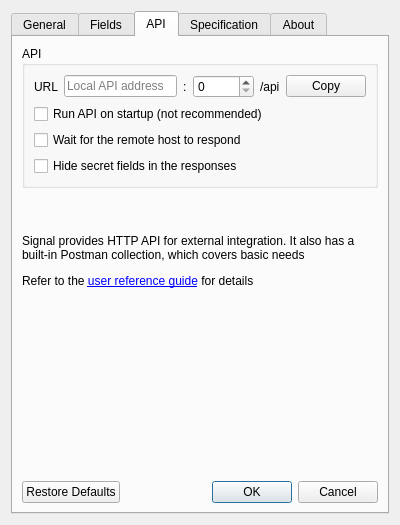
<?xml version="1.0" encoding="UTF-8"?>
<ui version="4.0">
 <class>SettingsWindow</class>
 <widget class="QDialog" name="SettingsWindow">
  <property name="geometry">
   <rect>
    <x>0</x>
    <y>0</y>
    <width>400</width>
    <height>525</height>
   </rect>
  </property>
  <property name="sizePolicy">
   <sizepolicy hsizetype="Fixed" vsizetype="Fixed">
    <horstretch>0</horstretch>
    <verstretch>0</verstretch>
   </sizepolicy>
  </property>
  <property name="minimumSize">
   <size>
    <width>400</width>
    <height>525</height>
   </size>
  </property>
  <property name="maximumSize">
   <size>
    <width>400</width>
    <height>525</height>
   </size>
  </property>
  <property name="windowTitle">
   <string>Signal | Configuration</string>
  </property>
  <layout class="QGridLayout" name="gridLayout">
   <item row="0" column="0">
    <widget class="QTabWidget" name="MainTabs">
     <property name="currentIndex">
      <number>2</number>
     </property>
     <widget class="QWidget" name="General">
      <attribute name="title">
       <string>General</string>
      </attribute>
      <layout class="QVBoxLayout" name="verticalLayout">
       <item>
        <widget class="QGroupBox" name="ConnectionBox">
         <property name="title">
          <string>Remote host</string>
         </property>
         <layout class="QGridLayout" name="gridLayout_2">
          <item row="1" column="0">
           <layout class="QHBoxLayout" name="horizontalLayout_6">
            <item>
             <widget class="QCheckBox" name="HeaderLengthMode">
              <property name="text">
               <string>ISO Message header length</string>
              </property>
             </widget>
            </item>
            <item>
             <widget class="QSpinBox" name="HeaderLength">
              <property name="minimumSize">
               <size>
                <width>80</width>
                <height>0</height>
               </size>
              </property>
              <property name="maximumSize">
               <size>
                <width>55</width>
                <height>16777215</height>
               </size>
              </property>
              <property name="whatsThis">
               <string>Usually 2 or 4</string>
              </property>
              <property name="inputMethodHints">
               <set>Qt::ImhNone</set>
              </property>
              <property name="readOnly">
               <bool>false</bool>
              </property>
              <property name="buttonSymbols">
               <enum>QAbstractSpinBox::UpDownArrows</enum>
              </property>
              <property name="keyboardTracking">
               <bool>false</bool>
              </property>
              <property name="showGroupSeparator" stdset="0">
               <bool>false</bool>
              </property>
              <property name="suffix">
               <string> bytes</string>
              </property>
              <property name="prefix">
               <string/>
              </property>
              <property name="minimum">
               <number>2</number>
              </property>
              <property name="maximum">
               <number>64</number>
              </property>
              <property name="singleStep">
               <number>2</number>
              </property>
              <property name="value">
               <number>2</number>
              </property>
             </widget>
            </item>
           </layout>
          </item>
          <item row="2" column="0">
           <layout class="QHBoxLayout" name="horizontalLayout_3">
            <item>
             <widget class="QCheckBox" name="KeepAliveMode">
              <property name="text">
               <string>Keep-Alive message interval </string>
              </property>
             </widget>
            </item>
            <item>
             <widget class="QSpinBox" name="KeepAliveInterval">
              <property name="minimumSize">
               <size>
                <width>80</width>
                <height>20</height>
               </size>
              </property>
              <property name="maximumSize">
               <size>
                <width>55</width>
                <height>20</height>
               </size>
              </property>
              <property name="buttonSymbols">
               <enum>QAbstractSpinBox::UpDownArrows</enum>
              </property>
              <property name="keyboardTracking">
               <bool>true</bool>
              </property>
              <property name="showGroupSeparator" stdset="0">
               <bool>false</bool>
              </property>
              <property name="suffix">
               <string> sec</string>
              </property>
              <property name="minimum">
               <number>1</number>
              </property>
              <property name="maximum">
               <number>1000</number>
              </property>
              <property name="value">
               <number>300</number>
              </property>
              <property name="displayIntegerBase">
               <number>10</number>
              </property>
             </widget>
            </item>
           </layout>
          </item>
          <item row="0" column="0">
           <layout class="QHBoxLayout" name="horizontalLayout_2">
            <item>
             <widget class="QLabel" name="IpLabel">
              <property name="text">
               <string>IP</string>
              </property>
             </widget>
            </item>
            <item>
             <widget class="QLineEdit" name="SvAddress">
              <property name="placeholderText">
               <string>Hostname or address</string>
              </property>
             </widget>
            </item>
            <item>
             <widget class="QLabel" name="PortLabel">
              <property name="text">
               <string>:</string>
              </property>
             </widget>
            </item>
            <item>
             <widget class="QSpinBox" name="SvPort">
              <property name="minimumSize">
               <size>
                <width>80</width>
                <height>0</height>
               </size>
              </property>
              <property name="maximum">
               <number>65535</number>
              </property>
             </widget>
            </item>
           </layout>
          </item>
         </layout>
        </widget>
       </item>
       <item>
        <widget class="QGroupBox" name="LogBox">
         <property name="palette">
          <palette>
           <active>
            <colorrole role="Base">
             <brush brushstyle="SolidPattern">
              <color alpha="255">
               <red>255</red>
               <green>255</green>
               <blue>255</blue>
              </color>
             </brush>
            </colorrole>
            <colorrole role="Window">
             <brush brushstyle="SolidPattern">
              <color alpha="255">
               <red>0</red>
               <green>0</green>
               <blue>255</blue>
              </color>
             </brush>
            </colorrole>
           </active>
           <inactive>
            <colorrole role="Base">
             <brush brushstyle="SolidPattern">
              <color alpha="255">
               <red>255</red>
               <green>255</green>
               <blue>255</blue>
              </color>
             </brush>
            </colorrole>
            <colorrole role="Window">
             <brush brushstyle="SolidPattern">
              <color alpha="255">
               <red>0</red>
               <green>0</green>
               <blue>255</blue>
              </color>
             </brush>
            </colorrole>
           </inactive>
           <disabled>
            <colorrole role="Base">
             <brush brushstyle="SolidPattern">
              <color alpha="255">
               <red>0</red>
               <green>0</green>
               <blue>255</blue>
              </color>
             </brush>
            </colorrole>
            <colorrole role="Window">
             <brush brushstyle="SolidPattern">
              <color alpha="255">
               <red>0</red>
               <green>0</green>
               <blue>255</blue>
              </color>
             </brush>
            </colorrole>
           </disabled>
          </palette>
         </property>
         <property name="title">
          <string>Log</string>
         </property>
         <layout class="QGridLayout" name="gridLayout_6">
          <item row="4" column="0">
           <widget class="QCheckBox" name="ClearLog">
            <property name="text">
             <string>Clear log before sent message</string>
            </property>
           </widget>
          </item>
          <item row="0" column="0">
           <layout class="QHBoxLayout" name="horizontalLayout_4">
            <item>
             <widget class="QLabel" name="label_4">
              <property name="text">
               <string>Debug level</string>
              </property>
             </widget>
            </item>
            <item>
             <spacer name="horizontalSpacer_2">
              <property name="orientation">
               <enum>Qt::Horizontal</enum>
              </property>
              <property name="sizeHint" stdset="0">
               <size>
                <width>40</width>
                <height>20</height>
               </size>
              </property>
             </spacer>
            </item>
            <item>
             <widget class="QComboBox" name="DebugLevel"/>
            </item>
           </layout>
          </item>
          <item row="3" column="0">
           <layout class="QHBoxLayout" name="horizontalLayout_10">
            <item>
             <widget class="QLabel" name="LogBackupLabel">
              <property name="text">
               <string>Logfile backup storage depth</string>
              </property>
             </widget>
            </item>
            <item>
             <spacer name="horizontalSpacer_7">
              <property name="orientation">
               <enum>Qt::Horizontal</enum>
              </property>
              <property name="sizeHint" stdset="0">
               <size>
                <width>40</width>
                <height>20</height>
               </size>
              </property>
             </spacer>
            </item>
            <item>
             <widget class="QSpinBox" name="LogStorageDepth">
              <property name="maximum">
               <number>999</number>
              </property>
             </widget>
            </item>
           </layout>
          </item>
          <item row="2" column="0">
           <widget class="QCheckBox" name="ParseSubfields">
            <property name="text">
             <string>Parse subfields</string>
            </property>
           </widget>
          </item>
          <item row="5" column="0">
           <widget class="QCheckBox" name="ReduceKeepAlive">
            <property name="text">
             <string>Do not display Keep-Alive in log</string>
            </property>
           </widget>
          </item>
         </layout>
        </widget>
       </item>
       <item>
        <widget class="QGroupBox" name="OnStartupBox">
         <property name="title">
          <string>On startup</string>
         </property>
         <layout class="QVBoxLayout" name="verticalLayout_5">
          <item>
           <widget class="QCheckBox" name="ConnectOnStartup">
            <property name="text">
             <string>Open connection</string>
            </property>
           </widget>
          </item>
          <item>
           <widget class="QCheckBox" name="ProcessDefaultDump">
            <property name="text">
             <string>Process default file</string>
            </property>
           </widget>
          </item>
          <item>
           <widget class="QCheckBox" name="LoadSpec">
            <property name="text">
             <string>Load remote specification</string>
            </property>
           </widget>
          </item>
          <item>
           <widget class="QCheckBox" name="ShowLicense">
            <property name="text">
             <string>Show license dialog</string>
            </property>
           </widget>
          </item>
         </layout>
        </widget>
       </item>
       <item>
        <spacer name="verticalSpacer_2">
         <property name="orientation">
          <enum>Qt::Vertical</enum>
         </property>
         <property name="sizeHint" stdset="0">
          <size>
           <width>20</width>
           <height>40</height>
          </size>
         </property>
        </spacer>
       </item>
       <item>
        <widget class="QDialogButtonBox" name="GeneralButtonBox">
         <property name="standardButtons">
          <set>QDialogButtonBox::Cancel|QDialogButtonBox::Ok|QDialogButtonBox::RestoreDefaults</set>
         </property>
        </widget>
       </item>
      </layout>
     </widget>
     <widget class="QWidget" name="Fields">
      <attribute name="title">
       <string>Fields</string>
      </attribute>
      <layout class="QGridLayout" name="gridLayout_7">
       <item row="2" column="0">
        <spacer name="verticalSpacer">
         <property name="orientation">
          <enum>Qt::Vertical</enum>
         </property>
         <property name="sizeHint" stdset="0">
          <size>
           <width>20</width>
           <height>40</height>
          </size>
         </property>
        </spacer>
       </item>
       <item row="1" column="0">
        <widget class="QGroupBox" name="groupBox">
         <property name="title">
          <string>Validation</string>
         </property>
         <layout class="QGridLayout" name="gridLayout_3">
          <item row="0" column="0">
           <widget class="QCheckBox" name="ValidationEnabled">
            <property name="text">
             <string>Data validation enabled </string>
            </property>
           </widget>
          </item>
          <item row="2" column="0">
           <widget class="QCheckBox" name="ValidateOutgoing">
            <property name="text">
             <string>Outgoing messages validation</string>
            </property>
           </widget>
          </item>
          <item row="7" column="0">
           <layout class="QHBoxLayout" name="horizontalLayout_9">
            <item>
             <widget class="QLabel" name="ValidationModeLabel">
              <property name="text">
               <string>Violation processing mode</string>
              </property>
             </widget>
            </item>
            <item>
             <spacer name="horizontalSpacer_5">
              <property name="orientation">
               <enum>Qt::Horizontal</enum>
              </property>
              <property name="sizeHint" stdset="0">
               <size>
                <width>40</width>
                <height>20</height>
               </size>
              </property>
             </spacer>
            </item>
            <item>
             <widget class="QComboBox" name="ValidationReaction">
              <item>
               <property name="text">
                <string>ERROR</string>
               </property>
              </item>
              <item>
               <property name="text">
                <string>WARNING</string>
               </property>
              </item>
              <item>
               <property name="text">
                <string>FLEXIBLE</string>
               </property>
              </item>
             </widget>
            </item>
           </layout>
          </item>
          <item row="1" column="0">
           <widget class="QCheckBox" name="ValidateWindow">
            <property name="text">
             <string>Window fields validation</string>
            </property>
           </widget>
          </item>
          <item row="3" column="0">
           <widget class="QCheckBox" name="ValidateIncoming">
            <property name="text">
             <string>Incoming messages validation</string>
            </property>
           </widget>
          </item>
         </layout>
        </widget>
       </item>
       <item row="0" column="0">
        <widget class="QGroupBox" name="FieldsBox">
         <property name="inputMethodHints">
          <set>Qt::ImhDigitsOnly</set>
         </property>
         <property name="title">
          <string>Fields</string>
         </property>
         <layout class="QGridLayout" name="gridLayout_5">
          <item row="5" column="0">
           <widget class="QCheckBox" name="ManualInputMode">
            <property name="text">
             <string>Fields data manual entry mode</string>
            </property>
           </widget>
          </item>
          <item row="3" column="0">
           <widget class="QCheckBox" name="JsonMode">
            <property name="text">
             <string>JSON-like fields representation </string>
            </property>
           </widget>
          </item>
          <item row="4" column="0">
           <widget class="QCheckBox" name="HideSecrets">
            <property name="text">
             <string>Hide secret fields</string>
            </property>
           </widget>
          </item>
          <item row="1" column="0">
           <widget class="QCheckBox" name="SendInternalId">
            <property name="text">
             <string>Send internal transaction ID to Host</string>
            </property>
           </widget>
          </item>
          <item row="0" column="0">
           <layout class="QHBoxLayout" name="horizontalLayout">
            <item>
             <widget class="QCheckBox" name="MaxAmountBox">
              <property name="text">
               <string>Max generated amount</string>
              </property>
             </widget>
            </item>
            <item>
             <spacer name="horizontalSpacer_6">
              <property name="orientation">
               <enum>Qt::Horizontal</enum>
              </property>
              <property name="sizeHint" stdset="0">
               <size>
                <width>40</width>
                <height>20</height>
               </size>
              </property>
             </spacer>
            </item>
            <item>
             <widget class="QComboBox" name="MaxAmount">
              <property name="inputMethodHints">
               <set>Qt::ImhDigitsOnly</set>
              </property>
              <property name="editable">
               <bool>false</bool>
              </property>
              <item>
               <property name="text">
                <string>100</string>
               </property>
              </item>
              <item>
               <property name="text">
                <string>500</string>
               </property>
              </item>
              <item>
               <property name="text">
                <string>1500</string>
               </property>
              </item>
              <item>
               <property name="text">
                <string>10000</string>
               </property>
              </item>
              <item>
               <property name="text">
                <string>100000</string>
               </property>
              </item>
             </widget>
            </item>
           </layout>
          </item>
          <item row="2" column="0">
           <widget class="QCheckBox" name="BuildFld90">
            <property name="text">
             <string>Build field 90 in reversal</string>
            </property>
           </widget>
          </item>
         </layout>
        </widget>
       </item>
       <item row="3" column="0">
        <widget class="QDialogButtonBox" name="FieldsButtonBox">
         <property name="standardButtons">
          <set>QDialogButtonBox::Cancel|QDialogButtonBox::Ok|QDialogButtonBox::RestoreDefaults</set>
         </property>
        </widget>
       </item>
      </layout>
     </widget>
     <widget class="QWidget" name="API">
      <attribute name="title">
       <string>API</string>
      </attribute>
      <layout class="QVBoxLayout" name="verticalLayout_3">
       <item>
        <widget class="QGroupBox" name="ApiBox">
         <property name="title">
          <string>API</string>
         </property>
         <layout class="QGridLayout" name="gridLayout_9">
          <item row="0" column="0">
           <layout class="QHBoxLayout" name="horizontalLayout_5">
            <item>
             <widget class="QLabel" name="label_2">
              <property name="text">
               <string>URL</string>
              </property>
             </widget>
            </item>
            <item>
             <widget class="QLineEdit" name="ApiAddress">
              <property name="readOnly">
               <bool>true</bool>
              </property>
              <property name="placeholderText">
               <string>Local API address</string>
              </property>
             </widget>
            </item>
            <item>
             <widget class="QLabel" name="PortLabel_2">
              <property name="text">
               <string>:</string>
              </property>
             </widget>
            </item>
            <item>
             <widget class="QSpinBox" name="ApiPort">
              <property name="minimumSize">
               <size>
                <width>0</width>
                <height>0</height>
               </size>
              </property>
              <property name="maximum">
               <number>65535</number>
              </property>
             </widget>
            </item>
            <item>
             <widget class="QLabel" name="label">
              <property name="text">
               <string>/api</string>
              </property>
             </widget>
            </item>
            <item>
             <widget class="QPushButton" name="CopyApiUrl">
              <property name="text">
               <string>Copy</string>
              </property>
             </widget>
            </item>
           </layout>
          </item>
          <item row="1" column="0">
           <widget class="QCheckBox" name="ApiRun">
            <property name="text">
             <string>Run API on startup (not recommended)</string>
            </property>
           </widget>
          </item>
          <item row="2" column="0">
           <widget class="QCheckBox" name="WaitForRemoteHost">
            <property name="text">
             <string>Wait for the remote host to respond</string>
            </property>
           </widget>
          </item>
          <item row="3" column="0">
           <widget class="QCheckBox" name="HideSecretsApi">
            <property name="text">
             <string>Hide secret fields in the responses</string>
            </property>
           </widget>
          </item>
         </layout>
        </widget>
       </item>
       <item>
        <widget class="QLabel" name="ApiInfoLabel">
         <property name="text">
          <string>&lt;html&gt;&lt;head/&gt;&lt;body&gt;&lt;p&gt;&lt;br/&gt;&lt;/p&gt;&lt;p&gt;Signal provides HTTP API for external integration. It also has a built-in Postman collection, which covers basic needs&lt;/p&gt;&lt;p&gt;Refer to the &lt;a href=&quot;www.link.com&quot;&gt;&lt;span style=&quot; text-decoration: underline; color:#0000ff;&quot;&gt;user reference guide&lt;/span&gt;&lt;/a&gt; for details&lt;/p&gt;&lt;/body&gt;&lt;/html&gt;</string>
         </property>
         <property name="wordWrap">
          <bool>true</bool>
         </property>
         <property name="openExternalLinks">
          <bool>false</bool>
         </property>
         <property name="textInteractionFlags">
          <set>Qt::LinksAccessibleByMouse|Qt::TextSelectableByMouse</set>
         </property>
        </widget>
       </item>
       <item>
        <spacer name="verticalSpacer_3">
         <property name="orientation">
          <enum>Qt::Vertical</enum>
         </property>
         <property name="sizeHint" stdset="0">
          <size>
           <width>20</width>
           <height>142</height>
          </size>
         </property>
        </spacer>
       </item>
       <item>
        <widget class="QDialogButtonBox" name="ApiButtonBox">
         <property name="standardButtons">
          <set>QDialogButtonBox::Cancel|QDialogButtonBox::Ok|QDialogButtonBox::RestoreDefaults</set>
         </property>
        </widget>
       </item>
      </layout>
     </widget>
     <widget class="QWidget" name="Spec">
      <attribute name="title">
       <string>Specification</string>
      </attribute>
      <layout class="QGridLayout" name="gridLayout_8">
       <item row="0" column="0">
        <widget class="QGroupBox" name="SpecBox">
         <property name="title">
          <string>Specification</string>
         </property>
         <layout class="QGridLayout" name="gridLayout_4">
          <item row="0" column="0">
           <layout class="QHBoxLayout" name="horizontalLayout_8">
            <item>
             <widget class="QLabel" name="UrlLabel">
              <property name="text">
               <string>URL</string>
              </property>
             </widget>
            </item>
            <item>
             <widget class="QLineEdit" name="RemoteSpecUrl">
              <property name="placeholderText">
               <string>http://spec.example.url:7002/get_spec</string>
              </property>
             </widget>
            </item>
           </layout>
          </item>
          <item row="4" column="0">
           <layout class="QHBoxLayout" name="horizontalLayout_7">
            <item>
             <widget class="QLabel" name="BackupStorageLabel">
              <property name="text">
               <string>Specification backup storage depth</string>
              </property>
             </widget>
            </item>
            <item>
             <spacer name="horizontalSpacer">
              <property name="orientation">
               <enum>Qt::Horizontal</enum>
              </property>
              <property name="sizeHint" stdset="0">
               <size>
                <width>40</width>
                <height>20</height>
               </size>
              </property>
             </spacer>
            </item>
            <item>
             <widget class="QSpinBox" name="StorageDepth">
              <property name="maximum">
               <number>999</number>
              </property>
             </widget>
            </item>
           </layout>
          </item>
          <item row="2" column="0">
           <widget class="QCheckBox" name="RewriteLocalSpec">
            <property name="text">
             <string>Overwrite local spec by remote one</string>
            </property>
           </widget>
          </item>
          <item row="1" column="0">
           <widget class="QCheckBox" name="LoadSpec2">
            <property name="text">
             <string>Load remote specification on startup</string>
            </property>
           </widget>
          </item>
          <item row="5" column="0">
           <spacer name="verticalSpacer_4">
            <property name="orientation">
             <enum>Qt::Vertical</enum>
            </property>
            <property name="sizeHint" stdset="0">
             <size>
              <width>20</width>
              <height>40</height>
             </size>
            </property>
           </spacer>
          </item>
         </layout>
        </widget>
       </item>
       <item row="1" column="0">
        <widget class="QDialogButtonBox" name="SpecificationButtonBox">
         <property name="standardButtons">
          <set>QDialogButtonBox::Cancel|QDialogButtonBox::Ok|QDialogButtonBox::RestoreDefaults</set>
         </property>
        </widget>
       </item>
      </layout>
     </widget>
     <widget class="QWidget" name="About">
      <attribute name="title">
       <string>About</string>
      </attribute>
      <layout class="QGridLayout" name="gridLayout_12">
       <item row="0" column="0">
        <widget class="QFrame" name="frame">
         <property name="frameShape">
          <enum>QFrame::Box</enum>
         </property>
         <property name="frameShadow">
          <enum>QFrame::Raised</enum>
         </property>
         <layout class="QGridLayout" name="gridLayout_11">
          <item row="2" column="1">
           <spacer name="verticalSpacer_6">
            <property name="orientation">
             <enum>Qt::Vertical</enum>
            </property>
            <property name="sizeHint" stdset="0">
             <size>
              <width>20</width>
              <height>40</height>
             </size>
            </property>
           </spacer>
          </item>
          <item row="3" column="0" colspan="3">
           <widget class="Line" name="line">
            <property name="orientation">
             <enum>Qt::Horizontal</enum>
            </property>
           </widget>
          </item>
          <item row="5" column="0" colspan="3">
           <layout class="QHBoxLayout" name="horizontalLayout_13">
            <item>
             <layout class="QVBoxLayout" name="verticalLayout_2">
              <item>
               <widget class="QLabel" name="VersionLabel">
                <property name="palette">
                 <palette>
                  <active>
                   <colorrole role="Text">
                    <brush brushstyle="SolidPattern">
                     <color alpha="255">
                      <red>0</red>
                      <green>0</green>
                      <blue>127</blue>
                     </color>
                    </brush>
                   </colorrole>
                  </active>
                  <inactive>
                   <colorrole role="Text">
                    <brush brushstyle="SolidPattern">
                     <color alpha="255">
                      <red>0</red>
                      <green>0</green>
                      <blue>127</blue>
                     </color>
                    </brush>
                   </colorrole>
                  </inactive>
                  <disabled>
                   <colorrole role="Text">
                    <brush brushstyle="SolidPattern">
                     <color alpha="255">
                      <red>120</red>
                      <green>120</green>
                      <blue>120</blue>
                     </color>
                    </brush>
                   </colorrole>
                  </disabled>
                 </palette>
                </property>
                <property name="font">
                 <font>
                  <family>Calibri</family>
                  <pointsize>12</pointsize>
                 </font>
                </property>
                <property name="text">
                 <string>Version</string>
                </property>
                <property name="textInteractionFlags">
                 <set>Qt::NoTextInteraction</set>
                </property>
               </widget>
              </item>
              <item>
               <widget class="QLabel" name="ReleaseLabel">
                <property name="palette">
                 <palette>
                  <active>
                   <colorrole role="Text">
                    <brush brushstyle="SolidPattern">
                     <color alpha="255">
                      <red>0</red>
                      <green>0</green>
                      <blue>127</blue>
                     </color>
                    </brush>
                   </colorrole>
                  </active>
                  <inactive>
                   <colorrole role="Text">
                    <brush brushstyle="SolidPattern">
                     <color alpha="255">
                      <red>0</red>
                      <green>0</green>
                      <blue>127</blue>
                     </color>
                    </brush>
                   </colorrole>
                  </inactive>
                  <disabled>
                   <colorrole role="Text">
                    <brush brushstyle="SolidPattern">
                     <color alpha="255">
                      <red>120</red>
                      <green>120</green>
                      <blue>120</blue>
                     </color>
                    </brush>
                   </colorrole>
                  </disabled>
                 </palette>
                </property>
                <property name="font">
                 <font>
                  <family>Calibri</family>
                  <pointsize>12</pointsize>
                 </font>
                </property>
                <property name="text">
                 <string>Released in</string>
                </property>
                <property name="textInteractionFlags">
                 <set>Qt::NoTextInteraction</set>
                </property>
               </widget>
              </item>
              <item>
               <widget class="QLabel" name="AuthorLabel">
                <property name="palette">
                 <palette>
                  <active>
                   <colorrole role="Text">
                    <brush brushstyle="SolidPattern">
                     <color alpha="255">
                      <red>0</red>
                      <green>0</green>
                      <blue>127</blue>
                     </color>
                    </brush>
                   </colorrole>
                  </active>
                  <inactive>
                   <colorrole role="Text">
                    <brush brushstyle="SolidPattern">
                     <color alpha="255">
                      <red>0</red>
                      <green>0</green>
                      <blue>127</blue>
                     </color>
                    </brush>
                   </colorrole>
                  </inactive>
                  <disabled>
                   <colorrole role="Text">
                    <brush brushstyle="SolidPattern">
                     <color alpha="255">
                      <red>120</red>
                      <green>120</green>
                      <blue>120</blue>
                     </color>
                    </brush>
                   </colorrole>
                  </disabled>
                 </palette>
                </property>
                <property name="font">
                 <font>
                  <family>Calibri</family>
                  <pointsize>12</pointsize>
                 </font>
                </property>
                <property name="text">
                 <string>Developed by</string>
                </property>
                <property name="textInteractionFlags">
                 <set>Qt::NoTextInteraction</set>
                </property>
               </widget>
              </item>
              <item>
               <widget class="QLabel" name="ContactLabel">
                <property name="palette">
                 <palette>
                  <active>
                   <colorrole role="Text">
                    <brush brushstyle="SolidPattern">
                     <color alpha="255">
                      <red>0</red>
                      <green>0</green>
                      <blue>127</blue>
                     </color>
                    </brush>
                   </colorrole>
                  </active>
                  <inactive>
                   <colorrole role="Text">
                    <brush brushstyle="SolidPattern">
                     <color alpha="255">
                      <red>0</red>
                      <green>0</green>
                      <blue>127</blue>
                     </color>
                    </brush>
                   </colorrole>
                  </inactive>
                  <disabled>
                   <colorrole role="Text">
                    <brush brushstyle="SolidPattern">
                     <color alpha="255">
                      <red>120</red>
                      <green>120</green>
                      <blue>120</blue>
                     </color>
                    </brush>
                   </colorrole>
                  </disabled>
                 </palette>
                </property>
                <property name="font">
                 <font>
                  <family>Calibri</family>
                  <pointsize>12</pointsize>
                 </font>
                </property>
                <property name="text">
                 <string>Contact</string>
                </property>
                <property name="textInteractionFlags">
                 <set>Qt::LinksAccessibleByMouse</set>
                </property>
               </widget>
              </item>
             </layout>
            </item>
            <item>
             <spacer name="horizontalSpacer_3">
              <property name="orientation">
               <enum>Qt::Horizontal</enum>
              </property>
              <property name="sizeHint" stdset="0">
               <size>
                <width>40</width>
                <height>20</height>
               </size>
              </property>
             </spacer>
            </item>
            <item>
             <layout class="QVBoxLayout" name="verticalLayout_4">
              <item>
               <spacer name="verticalSpacer_5">
                <property name="orientation">
                 <enum>Qt::Vertical</enum>
                </property>
                <property name="sizeHint" stdset="0">
                 <size>
                  <width>20</width>
                  <height>40</height>
                 </size>
                </property>
               </spacer>
              </item>
              <item>
               <widget class="QPushButton" name="MusicOnOfButton">
                <property name="maximumSize">
                 <size>
                  <width>30</width>
                  <height>24</height>
                 </size>
                </property>
                <property name="text">
                 <string/>
                </property>
               </widget>
              </item>
             </layout>
            </item>
           </layout>
          </item>
          <item row="1" column="2">
           <spacer name="horizontalSpacer_8">
            <property name="orientation">
             <enum>Qt::Horizontal</enum>
            </property>
            <property name="sizeHint" stdset="0">
             <size>
              <width>145</width>
              <height>20</height>
             </size>
            </property>
           </spacer>
          </item>
          <item row="1" column="1">
           <widget class="QLabel" name="logoLabel">
            <property name="sizePolicy">
             <sizepolicy hsizetype="Fixed" vsizetype="Fixed">
              <horstretch>0</horstretch>
              <verstretch>0</verstretch>
             </sizepolicy>
            </property>
            <property name="minimumSize">
             <size>
              <width>0</width>
              <height>0</height>
             </size>
            </property>
            <property name="maximumSize">
             <size>
              <width>3000</width>
              <height>5000</height>
             </size>
            </property>
            <property name="frameShape">
             <enum>QFrame::NoFrame</enum>
            </property>
            <property name="frameShadow">
             <enum>QFrame::Plain</enum>
            </property>
            <property name="text">
             <string>logo</string>
            </property>
            <property name="scaledContents">
             <bool>true</bool>
            </property>
            <property name="alignment">
             <set>Qt::AlignCenter</set>
            </property>
           </widget>
          </item>
          <item row="1" column="0">
           <spacer name="horizontalSpacer_4">
            <property name="orientation">
             <enum>Qt::Horizontal</enum>
            </property>
            <property name="sizeHint" stdset="0">
             <size>
              <width>146</width>
              <height>20</height>
             </size>
            </property>
           </spacer>
          </item>
          <item row="4" column="0">
           <widget class="QLabel" name="spacerLabel">
            <property name="text">
             <string/>
            </property>
           </widget>
          </item>
          <item row="0" column="1">
           <spacer name="verticalSpacer_7">
            <property name="orientation">
             <enum>Qt::Vertical</enum>
            </property>
            <property name="sizeHint" stdset="0">
             <size>
              <width>20</width>
              <height>40</height>
             </size>
            </property>
           </spacer>
          </item>
         </layout>
        </widget>
       </item>
      </layout>
     </widget>
    </widget>
   </item>
  </layout>
 </widget>
 <resources/>
 <connections/>
</ui>
